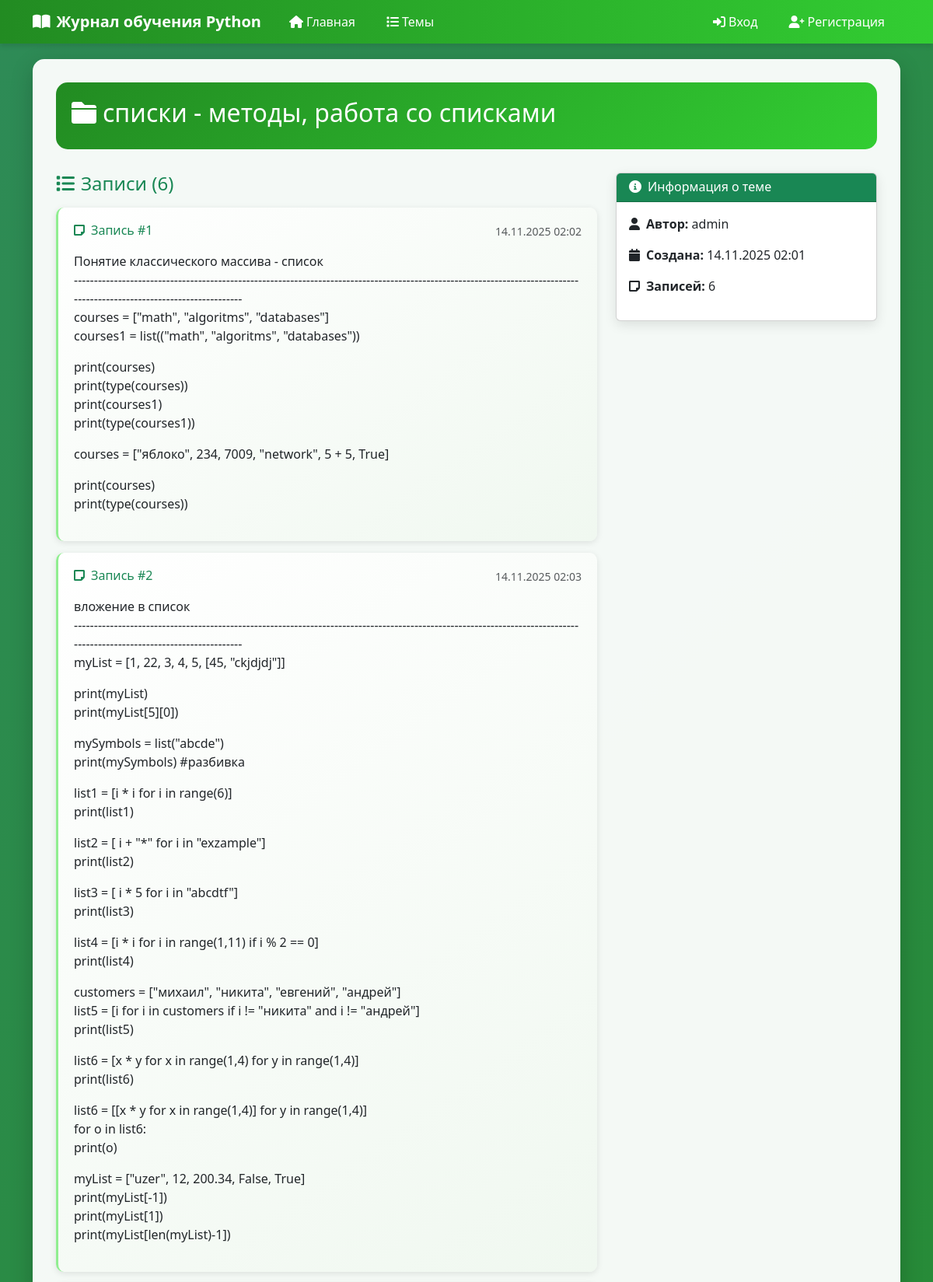
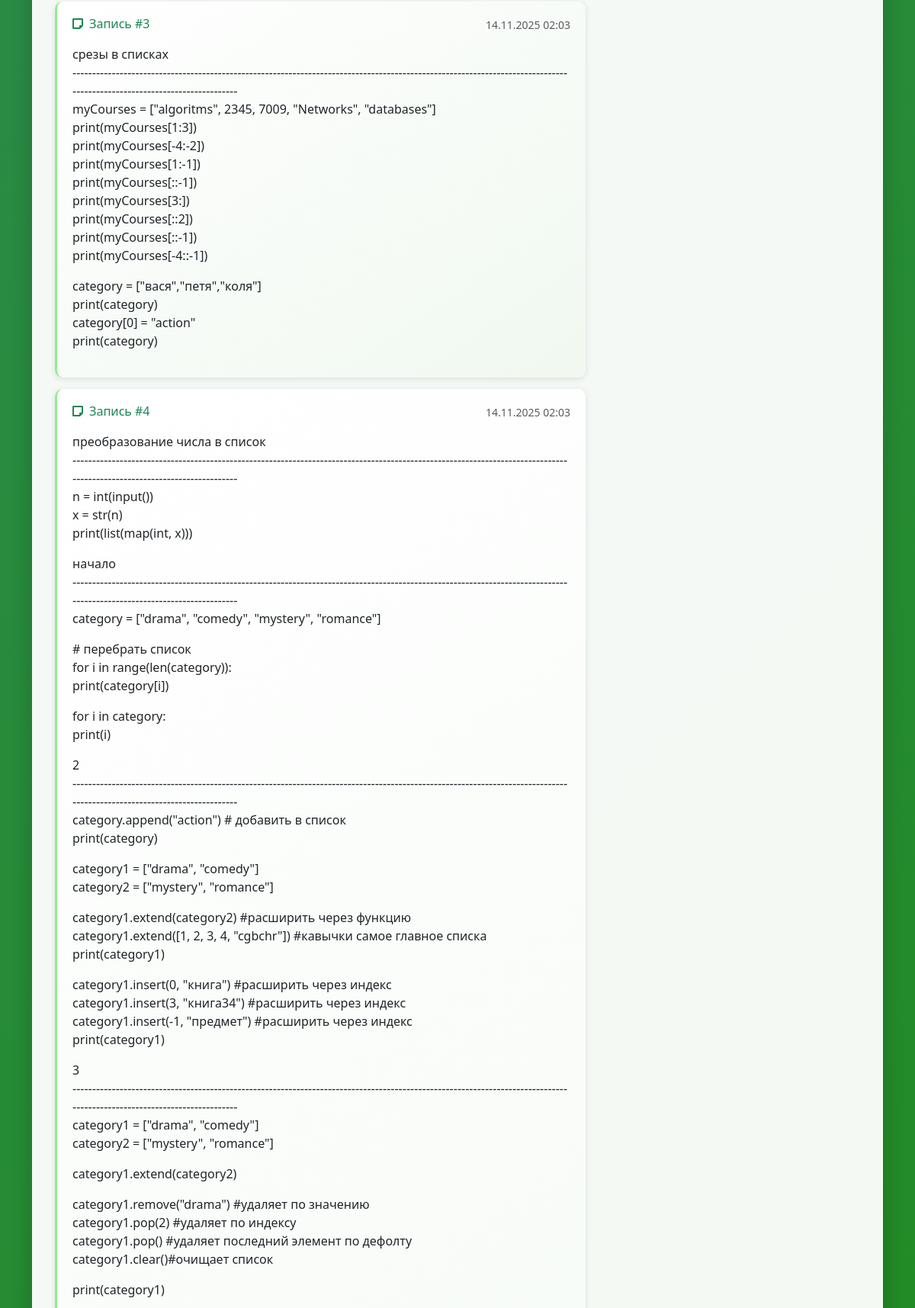
Screenshot of /topics/8/ (upper part) with the database file from the repository (2 pictures, top to bottom).
### journal/models.py (models this page shows, shortened)
class Topic(models.Model):
    text = models.CharField(max_length=200)
    date_added = models.DateTimeField(auto_now_add=True)
    owner = models.ForeignKey(User, on_delete=models.CASCADE)

class Entry(models.Model):
    topic = models.ForeignKey(Topic, on_delete=models.CASCADE)
    text = models.TextField()
    date_added = models.DateTimeField(auto_now_add=True)
    class Meta:
        verbose_name_plural = 'entries'

### journal/views.py (the view)
# urls.py: path('topics/<int:topic_id>/', views.topic, name='topic'),
def topic(request, topic_id):
    topic = Topic.objects.get(id=topic_id)
    entries = topic.entry_set.order_by('date_added')
    context = {'topic':topic, 'entries':entries}
    return render(request, 'journal/topic.html', context)

### templates/journal/topic.html (shortened to what this page needs)
{% extends "base.html" %}
{% block content %}
<div class="page-header">
    <h2><i class="fas fa-folder me-2"></i>{{ topic.text }}</h2>
</div>
<div class="row">
    <div class="col-md-8">
        {% if entries %}
        <h4 class="text-success mb-3">
            <i class="fas fa-list me-2"></i>Записи ({{ entries.count }})
        </h4>
        {% for entry in entries %}
        <div class="entry-item">
            <div class="d-flex justify-content-between align-items-start mb-2">
                <h6 class="text-success mb-0">
                    <i class="fas fa-sticky-note me-2"></i>Запись #{{ forloop.counter }}
                </h6>
                <small class="text-muted">{{ entry.date_added|date:"d.m.Y H:i" }}</small>
            </div>
            <p class="mb-3">{{ entry.text|linebreaks }}</p>
        </div>
        {% endfor %}
        {% endif %}
    </div>
    <div class="col-md-4">
        <div class="card">
            <div class="card-header bg-success text-white">
                <h6 class="mb-0"><i class="fas fa-info-circle me-2"></i>Информация о теме</h6>
            </div>
            <div class="card-body">
                <p><strong><i class="fas fa-user me-2"></i>Автор:</strong> {{ topic.owner.username }}</p>
                <p><strong><i class="fas fa-calendar me-2"></i>Создана:</strong> {{ topic.date_added|date:"d.m.Y H:i" }}</p>
                <p><strong><i class="fas fa-sticky-note me-2"></i>Записей:</strong> {{ entries.count }}</p>
            </div>
        </div>
    </div>
</div>
{% endblock %}

### static/style.css (style rules this page uses)
body { background: linear-gradient(135deg, #2e8b57 0%, #228b22 50%, #32cd32 100%); min-height: 100vh; font-family: 'Arial', sans-serif; }
.card { border: none; border-radius: 15px; box-shadow: 0 5px 15px rgba(0, 0, 0, 0.1); margin-bottom: 20px; transition: transform 0.3s ease; }
.text-success { color: #228b22 !important; }
.page-header { background: linear-gradient(135deg, #228b22 0%, #32cd32 100%); color: white; border-radius: 15px; padding: 20px; margin-bottom: 30px; }
.entry-item { background: linear-gradient(145deg, #ffffff 0%, #f0f8f0 100%); border-radius: 10px; padding: 20px; margin-bottom: 15px; border-left: 3px solid #90ee90; box-shadow: 0 2px 8px rgba(0, 0, 0, 0.1); transition: all 0.3s ease; }

### rows the page displays
Topic: text "списки - методы, работа со списками", owner.username "admin", date_added "14.11.2025 02:01"
Entry: date_added "14.11.2025 02:02", text "Понятие классического массива - список ------------------------------------------------------------------------------------------------------------------------------------------------------------------------ courses = [\"math\", \"algoritms\", \"databases\"] courses1 = list((\"math\", \"algoritms\", \"databases\")) print(courses) print(type(courses)) print(courses1) print(type(courses1)) courses = [\"яблоко\", 234, 7009, \"network\", 5 + 5, True] print(courses) print(type(courses))"
Entry: date_added "14.11.2025 02:03", text "вложение в список ------------------------------------------------------------------------------------------------------------------------------------------------------------------------ myList = [1, 22, 3, 4, 5, [45, \"ckjdjdj\"]] print(myList) print(myList[5][0]) mySymbols = list(\"abcde\") print(mySymbols) #разбивка list1 = [i * i for i in range(6)] print(list1) list2 = [ i + \"*\" for i in \"exzample\"] print(list2) list3 = [ i * 5 for i in \"abcdtf\"] print(list3) list4 = [i * i for i in range(1,11) if i % 2 == 0] print(list4) customers = [\"михаил\", \"никита\", \"евгений\", \"андрей\"] list5 = [i for i in customers if i != \"никита\" and i != \"андрей\"] print(list5) list6 = [x * y for x in range(1,4) for…"
Entry: date_added "14.11.2025 02:03", text "срезы в списках ------------------------------------------------------------------------------------------------------------------------------------------------------------------------ myCourses = [\"algoritms\", 2345, 7009, \"Networks\", \"databases\"] print(myCourses[1:3]) print(myCourses[-4:-2]) print(myCourses[1:-1]) print(myCourses[::-1]) print(myCourses[3:]) print(myCourses[::2]) print(myCourses[::-1]) print(myCourses[-4::-1]) category = [\"вася\",\"петя\",\"коля\"] print(category) category[0] = \"action\" print(category)"
Entry: date_added "14.11.2025 02:03", text "преобразование числа в список ------------------------------------------------------------------------------------------------------------------------------------------------------------------------ n = int(input()) x = str(n) print(list(map(int, x))) начало ------------------------------------------------------------------------------------------------------------------------------------------------------------------------ category = [\"drama\", \"comedy\", \"mystery\", \"romance\"] # перебрать список for i in range(len(category)): print(category[i]) for i in category: print(i) 2…"

### other values shown
{{ entries.count }} "6"
